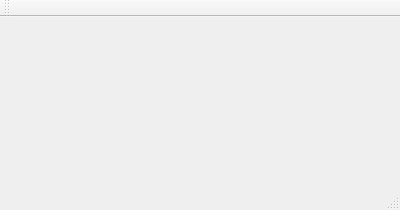
<?xml version="1.0" encoding="UTF-8"?>
<ui version="4.0">
 <class>MainWindow</class>
 <widget class="QMainWindow" name="MainWindow">
  <property name="geometry">
   <rect>
    <x>0</x>
    <y>0</y>
    <width>400</width>
    <height>210</height>
   </rect>
  </property>
  <property name="windowTitle">
   <string>Digital Clock</string>
  </property>
  <widget class="QWidget" name="centralWidget">
   <layout class="QVBoxLayout" name="verticalLayout">
    <item>
     <widget class="DigitalClock" name="digitalClockWidget" native="true"/>
    </item>
   </layout>
  </widget>
  <widget class="QMenuBar" name="menuBar">
   <property name="geometry">
    <rect>
     <x>0</x>
     <y>0</y>
     <width>400</width>
     <height>21</height>
    </rect>
   </property>
  </widget>
  <widget class="QToolBar" name="mainToolBar">
   <attribute name="toolBarArea">
    <enum>TopToolBarArea</enum>
   </attribute>
   <attribute name="toolBarBreak">
    <bool>false</bool>
   </attribute>
  </widget>
  <widget class="QStatusBar" name="statusBar"/>
 </widget>
 <layoutdefault spacing="6" margin="11"/>
 <customwidgets>
  <customwidget>
   <class>DigitalClock</class>
   <extends>QWidget</extends>
   <header>DigitalClock.h</header>
   <container>1</container>
  </customwidget>
 </customwidgets>
 <resources/>
 <connections/>
</ui>
